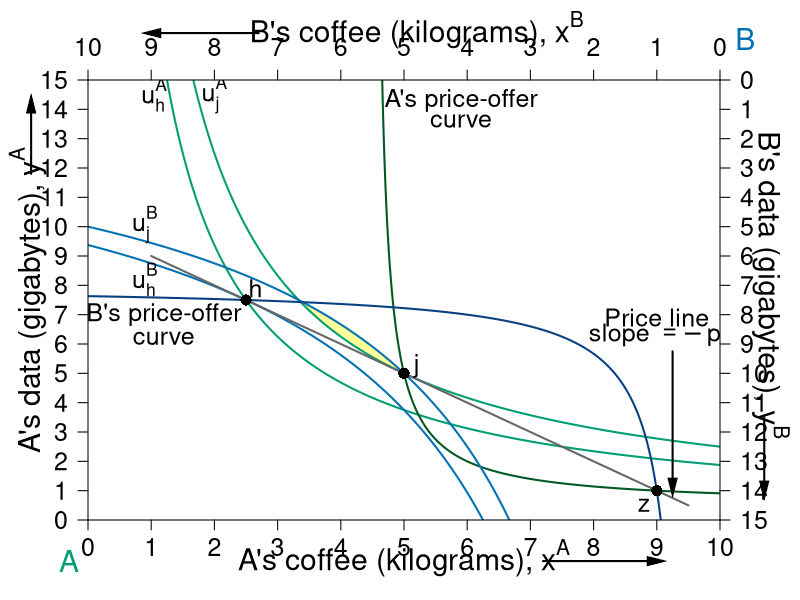

Recreate this plot in R.
#' Graph Designer: Simon Halliday, Scott Cohn
#' Authors: Bowles and Halliday
#' Title: Coordination, Conflict and Competition: A Text in Microeconomics

library("shape")

pdf(file = "what_can_markets_do/property_walras_baseline_pec.pdf", width = 9, height = 7)

# Set parameters for graphics
axislabelsize <- 1.8
labelsize <- 1.5
namesize <- 1.8
annotatesize <- 1.5
graphlinewidth <- 2
segmentlinewidth <- 1.5

COL <- c("#7fc97f", "#beaed4", "#fdc086", "#ffff99", "#386cb0", "#f0027f", "#bf5b17", "#666666")
COLA <- c("#e0f3db", "#99d8c9","#66c2a4","#41ae76", "#238b45", "#005824")
COLB <- c("#c6dbef", "#4eb3d3", "#2b8cbe", "#0868ac","#084081")
COLC <- c("#fcfbfd", "#efedf5", "#dadaeb", "#bcbddc", "#9e9ac8", "#807dba", "#6a51a3", "#54278f", "#3f007d")
grays <- gray.colors(25, start = 1, end = 0, alpha = 1)
CBCols <- c("#009E73","#0072B2","#E69F00","#CC79A7", "#F0E442")


uA <- function(xA, yA, alpha = 0.5){
  ((xA)^alpha)*((yA)^(1 - alpha))
}

uB <- function(xA, yA, alpha = 0.5){
  ((10-xA)^alpha)*((15-yA)^(1 - alpha))
}

indiffcurveA1 <- function(x, U = 4, A = 1, a = 0.5) {
  ((((U-2)/A)*(1/x)^a)^(1/(1-a)))
}

indiffcurveA2 <- function(x, U = 4, A = 1, a = 0.5) {
  (((U/A)*(1/x)^a)^(1/(1-a)))
}

indiffcurveA3 <- function(x, U = 5.715476, A = 1, a = 0.5) {
  (((U/A)*(1/x)^a)^(1/(1 - a)))
}

indiffcurveA4 <- function(x, U = 6.984164, A = 1, a = 0.5) {
  ((((U)/A)*(1/x)^a)^(1/(1 - a)))
}

paretoEC <- function(x) {
  (3/2)*x
}

OfferCurveA <- function(x) {
  # x/(x  - 4)
  x / (2*x - 9)
}

PriceLine <- function(x, intercept = 10, slope = 1) {
  intercept - slope*x 
}

mrsplot <- function(x) {
  (13/2)*(x/(9 - x)^2)
  
}

OfferCurveB <- function(x) {
  #15 - (14/2)*(10 - x)/(9 - x)
  (145 - 16*x) / (19 - 2*x)
}

WalrasPrice <- function(x) {
  14 - (3/2)*x
}

#Deriving the offer curves: let py = 1
#wA = 8px + 2py = 8px + 2; Demand: x = w/2px => x = 4 + 1/px => px = 1/(x - 4)
#Offer curve is y = px*x => (1/(x-4))*x = x/(x-4) defined for x neq 4
#wA = 2px + 13py = 2px + 13; Demand: x = w/2px => x = 1 + 13/2px => px = 13/2(x - 1)
#B's Offer curve is y = px*x => (13/2)(1/(x-1))*x = (13/2)(x/(x-1)
#Therefore in terms of yA and xA:
#15 - y = (13/2)*(10 - x)/(10 - x - 1)
#Therefore y = 15 - (13/2)*(10-x)/(9 - x) defined for x neq 9
#The tangency of the indifference curve and the offer curve gives mrsplot
#Where mrsplot equals that offer curve, we get x = (3/17)*(51 - sqrt(221)) = 6.376576; 
#So y = 6.022321; therefore u = (6.376576^0.5)*(6.022321^0.5)

indiffcurveBneg1 <- function(x, U = 5.09, A = 1, a = 0.5) {
  15 - (((U/A)*(1/(10 - x))^a)^(1/(1-a)))
}

indiffcurveBneg2 <- function(x, U = 6.531973, A = 1, a = 0.5) {
  15 - (((U/A)*(1/(10 - x))^a)^(1/(1-a)))
}

#Aisha happens to have found 8 apples and 2 oranges, 
#and Betty happens to have found 2 apples and 13 oranges. 
#Aisha's utility (8^0.5)*(2^0.5) = 4
#Betty's utility (2^0.5)*(13^0.5) = 5.09



par(mar =  c(4, 4.4, 4, 4))
xlims <- c(0, 10)
ylims <- c(0, 15)
xlims2 <- c(10, 0)
ylims2 <- c(15, 0)

plot(0, 0, xlim = xlims, ylim = ylims, type = "n",
     xlab = "",
     ylab = "", 
     xaxt = "n", 
     yaxt = "n", 
     cex.lab = axislabelsize, 
     bty = "n",
     xaxs = "i", 
     yaxs = "i")

text(0.5*xlims[2], -1.3, expression(paste("A's coffee (kilograms), ", x^A)), xpd = TRUE, cex = axislabelsize) 
text(-0.95, 0.5*ylims[2], expression(paste("A's data (gigabytes), ", y^A)), xpd = TRUE, cex = axislabelsize, srt = 90) 



npts <- 500 
npts2 <- 501

#I need something like xx1 with npts for 
xpoly1 <- seq(from = 3.2, to = 5, length.out = 501)
ypoly1 <- indiffcurveA2(xpoly1, U = uA(5, 5))
ypoly2 <- indiffcurveBneg1(xpoly1, U = uB(5, 5))
polygon(x = c(xpoly1, rev(xpoly1)), y = c(ypoly1, rev(ypoly2)), col=COL[4], density=NULL, border = NA)


#Specify the sequences of points for graphing. 
xx1 <- seq(xlims[1], xlims[2], length.out = npts)
yy1 <- indiffcurveA2(xx1, U = 4, A = 1, a = 0.5)
yy2 <- indiffcurveA2(xx1)

#I need something like xx1 with npts for 
xx2 <- seq(4.5, xlims[2], length.out = npts)
xx3 <- seq(xlims[1], 9.1, length.out = npts)
xx4 <- seq(1, 9.5, length.out = npts)

#Draw the lines for the graphs

lines(xx1, indiffcurveA2(xx1, U = uA(5, 5)), col = CBCols[1], lwd = graphlinewidth)
lines(xx1, indiffcurveA2(xx1, U = uA(2.5, 7.5)), col = CBCols[1], lwd = graphlinewidth)
# 
lines(xx2, OfferCurveA(xx2), col = COLA[6], lwd = graphlinewidth)
# 
# 
lines(xx1, indiffcurveBneg1(xx1, U = uB(2.5, 7.5)), col = CBCols[2], lwd = graphlinewidth)
lines(xx1, indiffcurveBneg1(xx1, U = uB(5, 5)), col = CBCols[2], lwd = graphlinewidth)
# 
# 
lines(xx4, PriceLine(xx4, intercept = 10, slope = 1), col = COL[8], lwd = graphlinewidth)
# 
lines(xx3, OfferCurveB(xx3), col = COLB[5], lwd = graphlinewidth)

#lines(xx1, paretoEC(xx1), col = COL[2], lwd = graphlinewidth)

#Customize ticks and labels for the plot
ticksy <- seq(from = 0, to = 15, by = 1)
ylabels <- seq(from = 0, to = 15, by = 1)
ticksx <- seq(from = 0, to = 10, by = 1)
xlabels <- seq(from = 0, to = 10, by = 1)
axis(1, at = ticksx, pos = 0, labels = xlabels, cex.axis = labelsize)
axis(2, at = ticksy, pos = 0, labels = ylabels, las = 1, gap.axis = -1, cex.axis = labelsize)

#Add arrows:
Arrows(-0.9, 11.8, -0.9, 14.2, col = "black", lty = 1, lwd = 2, arr.type = "triangle", arr.lwd = 0.5, xpd = TRUE)
Arrows(7.2, -1.4, 9, -1.4, col = "black", lty = 1, lwd = 2, arr.type = "triangle", arr.lwd = 0.5, xpd = TRUE)

# arrows(-0.9, 10.5, -0.9, 14, xpd = TRUE, length = 0.1, angle = 40, lwd = 3)
# arrows(6.6, -1.4, 9, -1.4, xpd = TRUE, length = 0.1, angle = 40, lwd = 3)


# #Annotation of the three graphs and the NE
text(1.05, 14.5, expression(u[h]^A), cex = labelsize)
text(2, 14.5, expression(u[j]^A), cex = labelsize)

points(2.5, 7.5, pch = 16, col = "black", cex = 1.5)
text(2.65, 7.9, expression(h), cex = labelsize)

points(5, 5, pch = 16, col = "black", cex = 1.5)
text(5.2, 5.25, expression(j), cex = labelsize)

text(9, 6.9, expression("Price line"), cex = labelsize)
text(9, 6.25, expression(paste("slope ", phantom() == -p[j])), cex = labelsize)
Arrows(9.25, 5.75, 9.25, 1.1, col = "black", lty = 1, lwd = 2, arr.type = "triangle", arr.lwd = 0.5)

#Arrows(1, 6.3, 1, 7.2, col = "black", lty = 1, lwd = 2, arr.type = "triangle", arr.lwd = 0.5)
text(1.2, 7, expression("B's price-offer"), cex = annotatesize)
text(1.2, 6.2, expression("curve"), cex = annotatesize)

text(5.9, 14.3, expression("A's price-offer"), cex = annotatesize)
text(5.9, 13.6, expression("curve"), cex = annotatesize)

# text(8.5, 10.4, expression("Pareto-efficient"), cex = annotatesize)
# text(8.5, 9.7, expression("curve"), cex = annotatesize)

text(-0.3, -1.4, expression("A"), xpd = TRUE, cex = namesize, col = CBCols[1])
text(10.4, 16.4, expression("B"), xpd = TRUE, cex = namesize, col = CBCols[2])


#Set up second axes and labels
par(new = TRUE)

#Use the same x and ylims as previously, but with locations switched
xlims2 <- c(10, 0)
ylims2 <- c(15, 0)

#Leave the ylab and xlab blank to ensure no axes titles
plot(0, 0, xlim = xlims2, ylim = ylims2, type = "n",
     xlab = expression(paste("")),
     ylab = expression(paste("")),
     xaxt = "n", 
     yaxt = "n", 
     cex.lab = 1.3, 
     bty = "n",
     xaxs = "i", 
     yaxs = "i")

#Set up axes at sides 3 and 4 (top and right)
axis(side = 3, at = ticksx, pos = 0, labels = xlabels, cex.axis = labelsize)
axis(side = 4, at = ticksy, pos = 0, labels = ylabels, las = 1, gap.axis = -1,  cex.axis = labelsize)
text(4.8, -1.7, expression(paste("B's coffee (kilograms), ", x^B)), xpd = TRUE, cex = axislabelsize) 
text(-0.8, 7, expression(paste("B's data (gigabytes), ", y^B)), xpd = TRUE, cex = axislabelsize, srt = 270) 

#Add arrows:
Arrows(-0.7, 11.5, -0.7, 14, col = "black", lty = 1, lwd = 2, arr.type = "triangle", arr.lwd = 0.5, xpd = TRUE)
Arrows(7.3, -1.6, 9, -1.6, col = "black", lty = 1, lwd = 2, arr.type = "triangle", arr.lwd = 0.5, xpd = TRUE)

# arrows(-0.7, 10, -0.7, 14, xpd = TRUE, length = 0.1, angle = 40, lwd = 3)
# arrows(6.6, -1.6, 9, -1.6, xpd = TRUE, length = 0.1, angle = 40, lwd = 3)


#Functions for B's indifference curves
indiffcurveB1 <- function(x, U = 5.09, A = 1, a = 0.5) {
  ((((U-2)/A)*(1/x)^a)^(1/(1-a)))
}

indiffcurveB2 <- function(x, U = 5.09, A = 1, a = 0.5) {
  (((U/A)*(1/x)^a)^(1/(1-a)))
}

indiffcurveB3 <- function(x, U = 5.703502, A = 1, a = 0.5) {
  ((((U)/A)*(1/x)^a)^(1/(1-a)))
}

indiffcurveB4 <- function(x, U = 8.244574, A = 1, a = 0.5) {
  ((((U)/A)*(1/x)^a)^(1/(1-a)))
}



#Label B's indifference curves
text(9.1, 4.925, expression(u[j]^B), cex = labelsize)
text(9.1, 6.8, expression(u[h]^B), cex = labelsize)


#Add a point for the initial endowment
points(1, 14, pch = 16, col = "black", cex = 1.5)
text(1.2, 14.5, expression(z), cex = labelsize)




#Label a point on the middle of the curve
#points(5, 7.5, pch = 16, col = "black", cex = 1.5)
#text(5, 7, expression(i))

#(5^0.5)*(7.5^0.5) = 6.123724

#Add point for comparison to participation constraint
#points(6.2, 1.55, pch = 16, col = "black", cex = 1.5)
#text(6.1, 1.2, expression(d))


#Calculate TIOLI power allocation for B
#mrs(x,y) => pareto efficient curve is (3/2)x = y
#A's initital utility is 4 = u(8,2) = (8^0.5)*(2^0.5)
#Therefore substitute in the contract curve u_e^A = 4 = (x^A)^(0.5)(3/2*x^A)^0.5
# => x^A = 4/((3/2)^0.5) = 3.27 => x^B = 6.73
# => y^A = 3/2(x^A) = 4.9 => y^B = 10.1

#Add point g for B's TIOLI power
# points(6.73, 10.1, pch = 16, col = "black", cex = 1.5)
# text(6.73, 10.6, expression(g))

#Calculate TIOLI power allocation for A
#mrs(x,y) => pareto efficient curve is (3/2)x = y
#A's initital utility is 4 = u(8,2) = (8^0.5)*(2^0.5)
#Therefore substitute in the contract curve u_e^A = 4 = (x^A)^(0.5)(3/2*x^A)^0.5
# => x^B = 5.09/((3/2)^0.5) = 4.16 => x^A = 5.84
# => y^B = 3/2(x^B) = 6.23 => y^A = 8.77 
#=> u^A = (5.84^0.5)*(8.77^0.5) = 7.156591
#Add point f for A's TIOLI power
# points(4.16, 6.23, pch = 16, col = "black", cex = 1.5)
# text(4.16, 5.8, expression(f))



dev.off()
